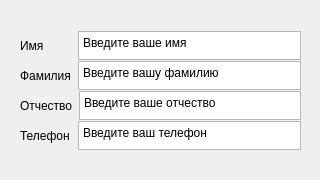
<?xml version="1.0" encoding="UTF-8"?>
<ui version="4.0">
 <class>Form</class>
 <widget class="QWidget" name="Form">
  <property name="geometry">
   <rect>
    <x>0</x>
    <y>0</y>
    <width>320</width>
    <height>180</height>
   </rect>
  </property>
  <property name="minimumSize">
   <size>
    <width>320</width>
    <height>180</height>
   </size>
  </property>
  <property name="maximumSize">
   <size>
    <width>320</width>
    <height>180</height>
   </size>
  </property>
  <property name="windowTitle">
   <string>Form</string>
  </property>
  <widget class="QWidget" name="horizontalLayoutWidget_3">
   <property name="geometry">
    <rect>
     <x>20</x>
     <y>90</y>
     <width>281</width>
     <height>31</height>
    </rect>
   </property>
   <layout class="QHBoxLayout" name="horizontalLayout_3">
    <item>
     <widget class="QLabel" name="label_3">
      <property name="text">
       <string>Отчество</string>
      </property>
     </widget>
    </item>
    <item>
     <widget class="QPlainTextEdit" name="plainTextEdit_3">
      <property name="maximumSize">
       <size>
        <width>223</width>
        <height>29</height>
       </size>
      </property>
      <property name="plainText">
       <string>Введите ваше отчество</string>
      </property>
     </widget>
    </item>
   </layout>
  </widget>
  <widget class="QWidget" name="horizontalLayoutWidget_4">
   <property name="geometry">
    <rect>
     <x>20</x>
     <y>120</y>
     <width>281</width>
     <height>31</height>
    </rect>
   </property>
   <layout class="QHBoxLayout" name="horizontalLayout_4">
    <item>
     <widget class="QLabel" name="label_4">
      <property name="text">
       <string>Телефон</string>
      </property>
     </widget>
    </item>
    <item>
     <widget class="QPlainTextEdit" name="plainTextEdit_4">
      <property name="maximumSize">
       <size>
        <width>223</width>
        <height>29</height>
       </size>
      </property>
      <property name="plainText">
       <string>Введите ваш телефон</string>
      </property>
     </widget>
    </item>
   </layout>
  </widget>
  <widget class="QWidget" name="horizontalLayoutWidget_5">
   <property name="geometry">
    <rect>
     <x>20</x>
     <y>60</y>
     <width>281</width>
     <height>31</height>
    </rect>
   </property>
   <layout class="QHBoxLayout" name="horizontalLayout_5">
    <item>
     <widget class="QLabel" name="label_5">
      <property name="text">
       <string>Фамилия</string>
      </property>
     </widget>
    </item>
    <item>
     <widget class="QPlainTextEdit" name="plainTextEdit_5">
      <property name="maximumSize">
       <size>
        <width>223</width>
        <height>29</height>
       </size>
      </property>
      <property name="plainText">
       <string>Введите вашу фамилию</string>
      </property>
     </widget>
    </item>
   </layout>
  </widget>
  <widget class="QWidget" name="horizontalLayoutWidget_6">
   <property name="geometry">
    <rect>
     <x>20</x>
     <y>30</y>
     <width>281</width>
     <height>31</height>
    </rect>
   </property>
   <layout class="QHBoxLayout" name="horizontalLayout_6">
    <item>
     <widget class="QLabel" name="label_6">
      <property name="text">
       <string>Имя</string>
      </property>
     </widget>
    </item>
    <item>
     <widget class="QPlainTextEdit" name="plainTextEdit_6">
      <property name="maximumSize">
       <size>
        <width>223</width>
        <height>29</height>
       </size>
      </property>
      <property name="plainText">
       <string>Введите ваше имя</string>
      </property>
     </widget>
    </item>
   </layout>
  </widget>
 </widget>
 <resources/>
 <connections/>
</ui>
